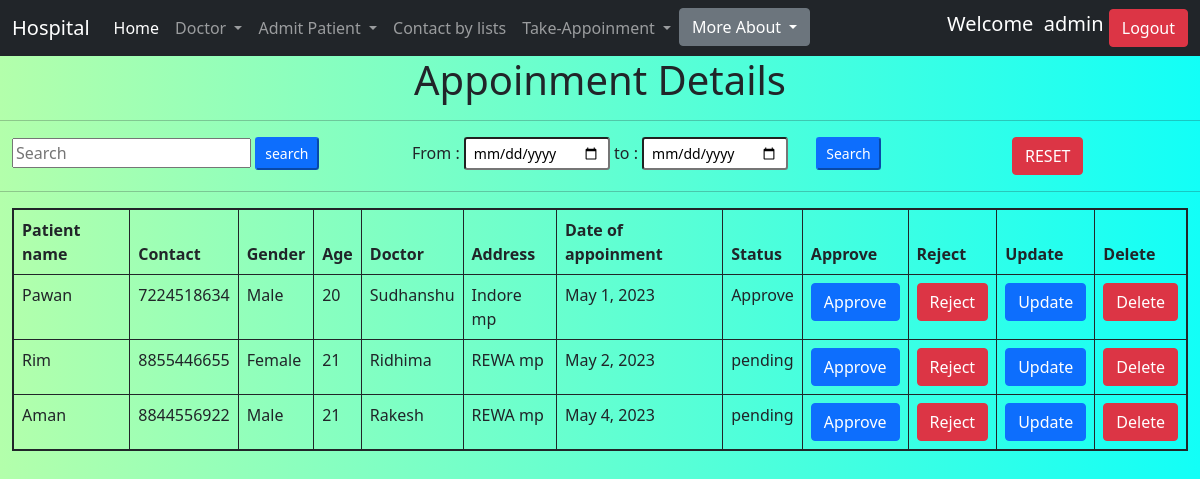
The page /appodata (signed in) on the database its author committed.
### management/models.py (models this page shows, shortened)
class PatientAppo(models.Model):
    created_by = models.ForeignKey(User,on_delete=models.CASCADE)
    patient_name = models.CharField(max_length=20)
    patient_mob = models.CharField(max_length=10,validators=[RegexValidator("^(\+\d{1,3}[- ]?)?\d{10}$",message="Only numbers allowed"),MinLengthValidator(10,"10-digit allowed")])
    gender = models.CharField(max_length=20,choices=gen_choice,)
    age = models.CharField(max_length=3,validators=[RegexValidator("^\S[0-9]{0,3}$")])
    doctor = models.ForeignKey(Doctor,on_delete=models.DO_NOTHING,null=True,blank=True)
    address = models.TextField()
    date_appo = models.DateField()
    status = models.CharField(max_length=30,default='pending')

class Doctor(models.Model):
    dr_name = models.CharField(max_length=20)
    age = models.CharField(max_length=3,validators=[RegexValidator("^\S[0-9]{0,3}$")])
    mob_no = models.CharField(max_length=10,validators=[RegexValidator("^(\+\d{1,3}[- ]?)?\d{10}$",message="Only numbers allowed"),MinLengthValidator(10,"10-digit allowed")])
    gender = models.CharField(max_length=20,choices=gen_choice)
    speciality = models.CharField(max_length=100,choices=sep_choice)
    date_of_join = models.DateField()
    salary = models.IntegerField()
    address = models.TextField()
    def __str__(self):
        return self.dr_name

### management/views.py (the view)
# urls.py: path('appodata',views.showdappodata,name='appodata'),
def showdappodata(request):
    if request.user.is_superuser:
        data = PatientAppo.objects.all()
    else:
        data=PatientAppo.objects.filter(created_by = request.user)
    if request.method == 'POST':
        if request.POST['sform'] == "searchform":
           pname = request.POST['pname']
           pdata = PatientAppo.objects.filter(patient_name__startswith = pname)
           return render(request,'showappoinment.html',{"data":pdata})
        elif request.POST['sform'] == "dateform":
            date1 = request.POST['date1']
            date2 = request.POST['date2']
            data = PatientAppo.objects.filter(date_appo__lte=date2,date_appo__gte=date1)
            return render(request,'showappoinment.html',{"data":data})
    else:
        return render(request,'showappoinment.html',{'data':data})

### management/templates/showappoinment.html (shortened to what this page needs)
{% extends 'base.html' %}
{% block body %}
    <div align="center">
        <h1>Appoinment Details<hr></h1>
    </div>
    <div class="container-fluid">
        <div class="row">
            <div class="col-4">
               <form action="" method="POST">
                <input type="text" name="pname" placeholder="Search">
                <input type="submit" value="search" class="btn-sm btn-primary">
               </form>
            </div>
            <div class="col-6">
                <form action="" method="POST">
                    From : <input type="date" name="date1" class="form-control-sm">
                    to : <input type="date" name="date2" class="form-control-sm">
                    <input type="submit" value="Search" class="btn-sm btn-primary ms-4">
                </form>
            </div>
            <div class="col-2">
                <form action="" method="GET">
                    <input type="submit" value="RESET" class="btn btn-danger">
                </form>
            </div>
        </div>
    </div>
    <hr>
    <div class="container-fluid">
        <div class="d-flex justify-content-center">
            <table align="center" style="border:2px solid black" class="table table-bordered border-dark">
                <thead>
                    <tr>
                        <th>Patient name</th>
                        <th>Contact</th>
                        <th>Gender</th>
                        <th>Age</th>
                        <th>Doctor</th>
                        <th>Address</th>
                        <th>Date of appoinment</th>
                        <th>Status</th>
                        {% if request.user.is_superuser %}
                            <th>Approve</th>
                            <th>Reject</th>
                        {% endif %}
                        <th>Update</th>
                        <th>Delete</th>
                    </tr>
                </thead>
                <tbody>
                    {% for i in data %}
                        <tr>
                        <td>{{i.patient_name}}</td>
                        <td>{{i.patient_mob}}</td>
                        <td>{{i.gender}}</td>
                        <td>{{i.age}}</td>
                        <td>{{i.doctor}}</td>
                        <td>{{i.address}}</td>
                        <td>{{i.date_appo}}</td>
                        {% if request.user.is_superuser %}
                            <td>{{i.status}}</td>
                            <td><a href="{% url 'approve' i.id %}" class="btn btn-primary">Approve</a></td>
                            <td><a href="{% url 'reject' i.id %}" class="btn btn-danger">Reject</a></td>
                        {% else %}
                            <td>{{i.status}}</td>
                        {% endif %}
                        <td><a href="{%url 'updappoinment' i.id %}" class="btn btn-primary">Update</a></td>
                        <td><a href="{%url 'delappoinment' i.id %}" class="btn btn-danger" onclick="return confirm('Do you really want to delete')">Delete</a></td>
                        </tr>
                    {% endfor %}
                </tbody>
            </table>
        </div>
    </div>
{% endblock body %}

### management/templates/base.html (shortened to what this page needs)
{% load static %}
<!DOCTYPE html>
<html lang="en">
<head>
    <link rel="stylesheet" href="{% static 'CSS/bootstrap.min.css' %}">
  </head>
<body>
    <nav class="navbar navbar-expand-lg navbar-dark bg-dark">
      <div class="container-fluid">
        <a class="navbar-brand " href="#">Hospital</a>
        <div class="collapse navbar-collapse" id="navbarSupportedContent">
          <ul class="navbar-nav me-auto mb-2 mb-lg-0">
            <ul class="navbar-nav">
              <li class="nav-item active">
                <a class="nav-link active" href="{% url 'home' %}">Home</a>
              </li>
              {% if request.session.uname %}
                {% if request.user.is_superuser %}
                <li class="nav-item dropdown">
                  <a class="nav-link dropdown-toggle" href="#" id="navbarDropdown" role="button" data-bs-toggle="dropdown" aria-expanded="false">
                    Doctor
                  </a>
                </li>
                <li class="nav-item dropdown">
                  <a class="nav-link dropdown-toggle" href="#" id="navbarDropdown" role="button" data-bs-toggle="dropdown" aria-expanded="false">
                    Admit Patient
                  </a>
                </li>
                <li class="nav-item">
                  <li><a class="nav-link" href="{% url 'contactlist' %}">Contact by lists</a></li>
                </li>
                {% endif %}
                <li class="nav-item dropdown">
                  <a class="nav-link dropdown-toggle" href="#" id="navbarDropdown" role="button" data-bs-toggle="dropdown" aria-expanded="false">
                    Take-Appoinment
                  </a>
                </li>
              {% endif %}
            </ul>
            <li class="nav-item dropdown">
              <a class="btn btn-secondary dropdown-toggle" href="#" id="navbarDropdown" role="button" data-bs-toggle="dropdown" aria-expanded="false">
                More About
              </a>
            </li>
          </ul>
          {% if request.session.uname %}
            <h5 style="color: white;" class=n"me-5">Welcome &nbsp;{{request.session.uname}}&nbsp;</h5>
            <a href="{% url 'logoutuser' %}" class="btn btn-danger">Logout</a>
            {% else %}
           <a href="{% url 'loginuser' %}" class="btn btn-primary">Login</a>
          {% endif %}
        </div>
      </div>
    </nav>
  {% block body %}{% endblock body %}
</body>
</html>

### management/templates/showappoinment.html (style rules this page uses)
body { background: #B3FFAB; background: -webkit-linear-gradient(to left, #12FFF7, #B3FFAB); background: linear-gradient(to left, #12FFF7, #B3FFAB); }

### rows shown on the page
PatientAppo: patient_name "Pawan", patient_mob "7224518634", gender "Male", age "20", doctor "Sudhanshu", address "Indore mp", date_appo "May 1, 2023", status "Approve"
PatientAppo: patient_name "Rim", patient_mob "8855446655", gender "Female", age "21", doctor "Ridhima", address "REWA mp", date_appo "May 2, 2023", status "pending"
PatientAppo: patient_name "Aman", patient_mob "8844556922", gender "Male", age "21", doctor "Rakesh", address "REWA mp", date_appo "May 4, 2023", status "pending"

### other values the page prints
{{ request.session.uname }} "admin"
